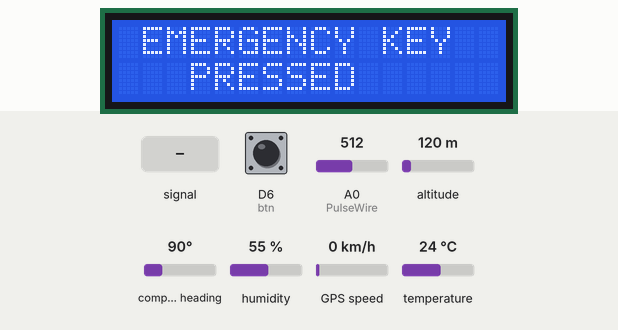
Simulated run of this sketch. Board: ESP8266 (NodeMCU). Shown: 16×2 character LCD. Inputs (shaded band) come from the test bench; at power-on: A0 (PulseWire) = 512, temperature 24 °C, altitude 120 m, compass heading 90°, D6 (btn) HIGH, humidity 55 %, GPS speed 0 km/h. WiFi joins after 1.5 s; servers stay silent unless stated; the GPS gets a fix after 3 s at 37.7749, -122.4194 with 8 satellites; what the sketch prints to the serial monitor is not drawn.

Above: at 3.0 s.
3.1 s: A0 (PulseWire) set to 121
At 6.04 s:
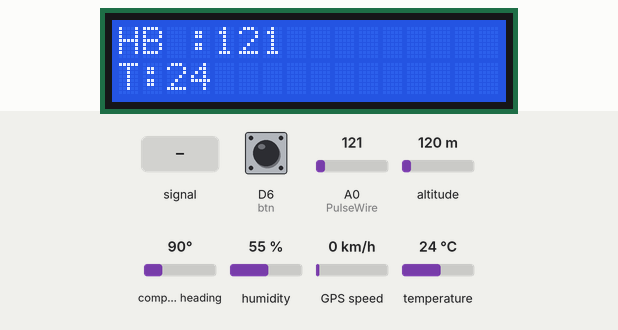
7.7 s: A0 (PulseWire) set to 99
At 10.1 s:
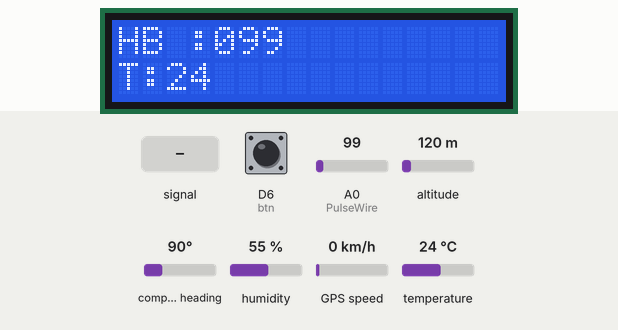
11.2 s: A0 (PulseWire) fed a 200 Hz sine of ±81 counts around its level
At 12.38 s:
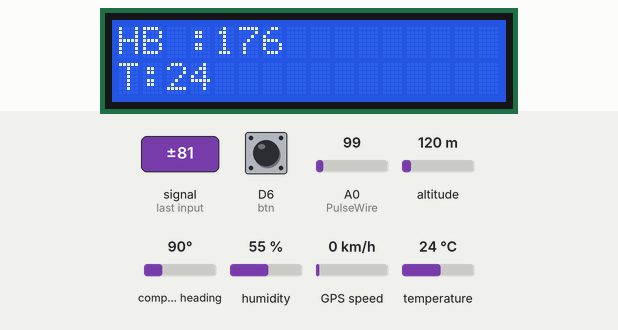
13.6 s: temperature set to 41 °C
At 16.7 s:
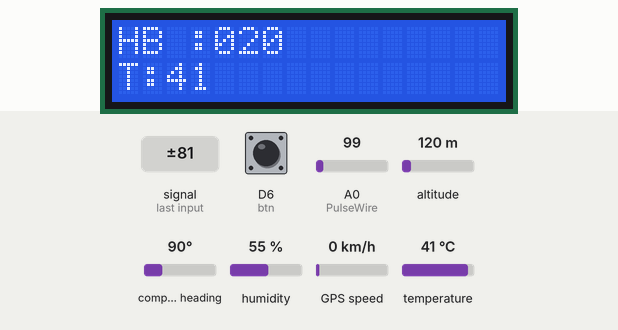
17.5 s: altitude set to 20 m
At 24.8 s:
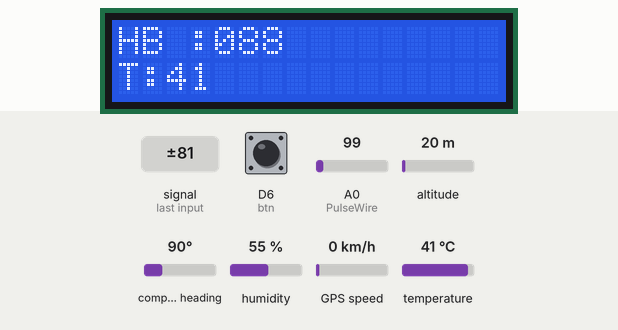
25.7 s: compass heading set to 7°
At 33.01 s:
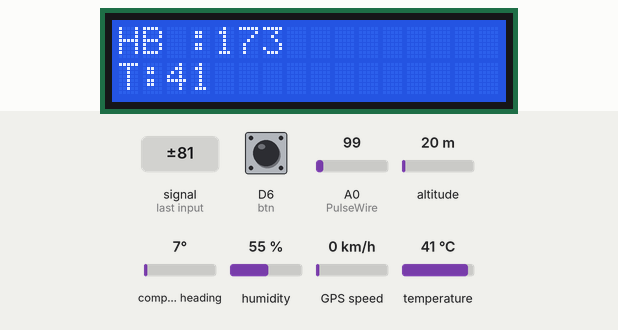
Timing chart, 0 to 34.5 s (numbered marks = the images above; inputs shaded):
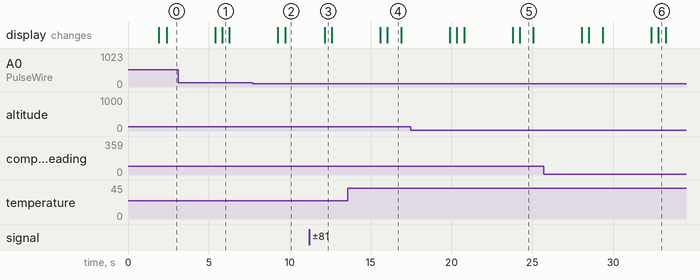

Measured:
- after the input at 11.2 s, the display: changes after 0.96 s (image 3)
- what the display in image 1 shows lasts 0.5 s, from 5.8 s to 6.3 s
- what the display in image 4 shows lasts 0.9 s, from 16.0 s to 16.9 s
- what the display in image 6 shows lasts 0.4 s, from 32.8 s to 33.2 s

The sketch:

test.ino
```cpp
//ws2247@yopmail.com
//mayugamemb@gmail.com

#include <EveryTimer.h>
#define PERIOD_MS 1000

EveryTimer timer;
bool active = true;

#include <LCD_I2C.h>

LCD_I2C lcd(0x27);

#define BLYNK_PRINT Serial


#include <ESP8266WiFi.h>
#include <BlynkSimpleEsp8266.h>

#include "DHT.h"
#define DHTPIN D5
#define DHTTYPE DHT11
DHT dht(DHTPIN, DHTTYPE);

#define BLYNK_TEMPLATE_ID "TMPL3mjeMgPXw"
#define BLYNK_TEMPLATE_NAME "GPS TRACKING"
#define BLYNK_AUTH_TOKEN "dCSS3KVOy7KJ5-UlkA2hgYlpG3lwFuzV"
char auth[] = BLYNK_AUTH_TOKEN;

const char* ssid     = "K r b s";
const char* password = "krbs#124";

const char* host = "maker.ifttt.com";

const int PulseWire = A0;
unsigned int myBPM,bpm ,p,X,sec,count;
int t,h;

#include <TinyGPS++.h>
#include <SoftwareSerial.h>

/* Create object named bt of the class SoftwareSerial */
SoftwareSerial GPS_SoftSerial(D3, D4);/* (Rx, Tx) */
/* Create an object named gps of the class TinyGPSPlus */
TinyGPSPlus gps;

volatile float minutes, seconds;
volatile int degree, secs, mins;
float latn,longn;


     double lat_val, lng_val, alt_m_val;
        uint8_t hr_val, min_val, sec_val;
        bool loc_valid, alt_valid, time_valid;

#define btn D6
String s = "www.google.com/maps/dir/";
void setup()
{
  Serial.begin(9600);
  pinMode(btn,INPUT_PULLUP);
    lcd.begin(); // If you are using more I2C devices using the Wire library use lcd.begin(false)
                 // this stop the library(LCD_I2C) from calling Wire.begin()
    lcd.backlight();


  // Call the callback every 1000 milliseconds
 dht.begin();
      pinMode(PulseWire,INPUT);
  Blynk.begin(auth, ssid, password, "blynk.cloud", 80);
  GPS_SoftSerial.begin(9600); /* Define baud rate for software serial communication */
}

void loop()
{
   t = dht.readTemperature();
    lcd.setCursor(0,1);lcd.print("T:");
    if(t <= 9){lcd.print("0");lcd.print(t);}
    else if(t <= 99){lcd.print(t);}


   bpm=analogRead(PulseWire);

if(bpm<=1000){
}
else {bpm=0;}


 lcd.setCursor(0,0);
 lcd.print("HB :");
 if(bpm<=9){lcd.print("00"); lcd.print(bpm);}
 else if(bpm<=99){lcd.print("0"); lcd.print(bpm); delay(400);}
 else if(bpm<=999){lcd.print(""); lcd.print(bpm);}


       smartDelay(200); /* Generate precise delay of 1ms */
        unsigned long start;

        lat_val = gps.location.lat(); /* Get latitude data */
        loc_valid = gps.location.isValid(); /* Check if valid location data is available */
        lng_val = gps.location.lng(); /* Get longtitude data */
        alt_m_val = gps.altitude.meters();  /* Get altitude data in meters */
        alt_valid = gps.altitude.isValid(); /* Check if valid altitude data is available */
        hr_val = gps.time.hour(); /* Get hour */
        min_val = gps.time.minute();  /* Get minutes */
        sec_val = gps.time.second();  /* Get seconds */
        time_valid = gps.time.isValid();  /* Check if valid time data is available */


        if (!loc_valid)
        {

          Serial.print("Latitude : ");
          Serial.println("***");
          Serial.print("Longitude : ");
          Serial.println("***");
        }
        else
        {
          DegMinSec(lat_val);

          DegMinSec(lng_val); /* Convert the decimal degree value into degrees minutes seconds form */

          longn=(lng_val, 6);

        }
        if (!alt_valid)
        {

        }
        else
        {

        }
        if (!time_valid)
        {

        }
        else
        {
          char time_string[32];
          sprintf(time_string, "Time : %02d/%02d/%02d \n", hr_val, min_val, sec_val);
          Serial.print(time_string);
        }


if(!alt_valid){lat_val=10.94191587410371;lng_val=76.90013395621689;}


s = "www.google.com/maps/dir/";
s += String(lat_val, 6);
  s += ",";
  s += String(lng_val, 6);
  s += "/";

  Serial.println(s);

  Blynk.virtualWrite(V4,s);
 WiFiClient client;
      const int httpPort = 80;
      if (!client.connect(host, httpPort))
      {
         Serial.println("connection failed");
         return;
      }


         if (digitalRead(btn)==LOW || t>=40 || bpm>=110)
        {

          Blynk.logEvent("msg",s);
          lcd.setCursor(0,0);
          lcd.print(" EMERGENCY KEY");
            lcd.setCursor(0,1);
          lcd.print("   PRESSED");


           String url = "/trigger/gps/json/with/key/p7cRxK2scRfeOZK9LCmTNIqrlc04VgweJ38ZWZiML58";
            Serial.print("Requesting URL: ");
            Serial.println(url);
            client.print(String("GET ") + url + " HTTP/1.1\r\n" + "Host: " + host + "\r\n" + "Connection: close\r\n\r\n");

         delay(3000);
         lcd.clear();
         }
          else
          {
            Serial.println("Correct character not pressed.Try again");
          }


  delay(400);


}


  static void smartDelay(unsigned long ms)
{
  unsigned long start = millis();
  do
  {
    while (GPS_SoftSerial.available())  /* Encode data read from GPS while data is available on serial port */
      gps.encode(GPS_SoftSerial.read());
/* Encode basically is used to parse the string received by the GPS and to store it in a buffer so that information can be extracted from it */
  } while (millis() - start < ms);
}

void DegMinSec( double tot_val)   /* Convert data in decimal degrees into degrees minutes seconds form */
{
  degree = (int)tot_val;
  minutes = tot_val - degree;
  seconds = 60 * minutes;
  minutes = (int)seconds;
  mins = (int)minutes;
  seconds = seconds - minutes;
  seconds = 60 * seconds;
  secs = (int)seconds;
}
```
